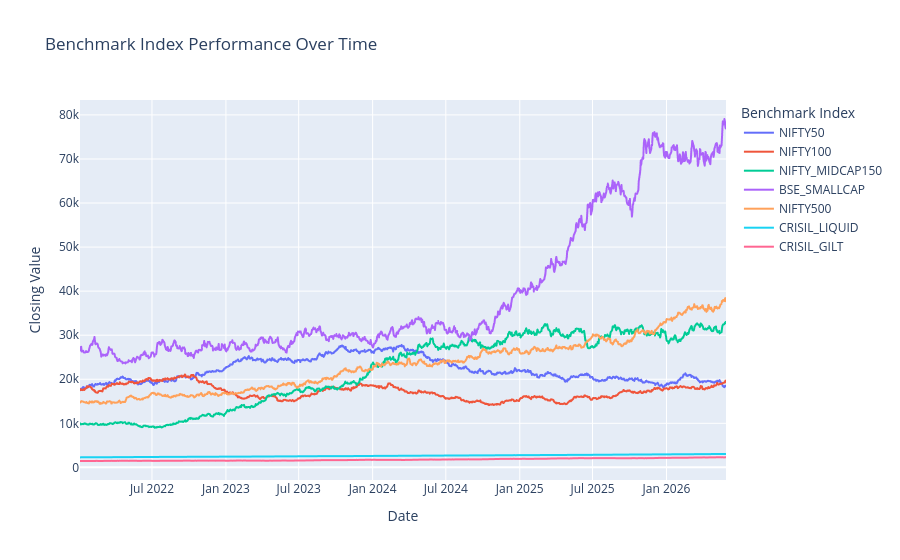

The code cell stored with this chart in its notebook:
### Code cell
# Convert date column to datetime
benchmark["date"] = pd.to_datetime(benchmark["date"])

# Create line chart
fig = px.line(
    benchmark,
    x="date",
    y="close_value",
    color="index_name",
    title="Benchmark Index Performance Over Time",
    labels={
        "date": "Date",
        "close_value": "Closing Value",
        "index_name": "Benchmark Index"
    }
)

fig.show()

### Figure 1 — Plotly figure (JSON) as saved in the notebook; plotly's stock layout.template omitted (floating-point values rounded to 4 significant figures; data arrays with more than 128 entries replaced by an {"elided": "..."} marker saying what was removed)
{"data": [{"hovertemplate": "Benchmark Index=NIFTY50<br>Date=%{x}<br>Closing Value=%{y}<extra></extra>", "legendgroup": "NIFTY50", "line": {"color": "#636efa", "dash": "solid"}, "marker": {"symbol": "circle"}, "mode": "lines", "name": "NIFTY50", "showlegend": true, "type": "scattergl", "x": {"elided": "1150 str values"}, "xaxis": "x", "y": {"elided": "1150 float values"}, "yaxis": "y"}, {"hovertemplate": "Benchmark Index=NIFTY100<br>Date=%{x}<br>Closing Value=%{y}<extra></extra>", "legendgroup": "NIFTY100", "line": {"color": "#EF553B", "dash": "solid"}, "marker": {"symbol": "circle"}, "mode": "lines", "name": "NIFTY100", "showlegend": true, "type": "scattergl", "x": {"elided": "1150 str values"}, "xaxis": "x", "y": {"elided": "1150 float values"}, "yaxis": "y"}, {"hovertemplate": "Benchmark Index=NIFTY_MIDCAP150<br>Date=%{x}<br>Closing Value=%{y}<extra></extra>", "legendgroup": "NIFTY_MIDCAP150", "line": {"color": "#00cc96", "dash": "solid"}, "marker": {"symbol": "circle"}, "mode": "lines", "name": "NIFTY_MIDCAP150", "showlegend": true, "type": "scattergl", "x": {"elided": "1150 str values"}, "xaxis": "x", "y": {"elided": "1150 float values"}, "yaxis": "y"}, {"hovertemplate": "Benchmark Index=BSE_SMALLCAP<br>Date=%{x}<br>Closing Value=%{y}<extra></extra>", "legendgroup": "BSE_SMALLCAP", "line": {"color": "#ab63fa", "dash": "solid"}, "marker": {"symbol": "circle"}, "mode": "lines", "name": "BSE_SMALLCAP", "showlegend": true, "type": "scattergl", "x": {"elided": "1150 str values"}, "xaxis": "x", "y": {"elided": "1150 float values"}, "yaxis": "y"}, {"hovertemplate": "Benchmark Index=NIFTY500<br>Date=%{x}<br>Closing Value=%{y}<extra></extra>", "legendgroup": "NIFTY500", "line": {"color": "#FFA15A", "dash": "solid"}, "marker": {"symbol": "circle"}, "mode": "lines", "name": "NIFTY500", "showlegend": true, "type": "scattergl", "x": {"elided": "1150 str values"}, "xaxis": "x", "y": {"elided": "1150 float values"}, "yaxis": "y"}, {"hovertemplate": "Benchmark Index=CRISIL_LIQUID<br>Date=%{x}<br>Closing Value=%{y}<extra></extra>", "legendgroup": "CRISIL_LIQUID", "line": {"color": "#19d3f3", "dash": "solid"}, "marker": {"symbol": "circle"}, "mode": "lines", "name": "CRISIL_LIQUID", "showlegend": true, "type": "scattergl", "x": {"elided": "1150 str values"}, "xaxis": "x", "y": {"elided": "1150 float values"}, "yaxis": "y"}, {"hovertemplate": "Benchmark Index=CRISIL_GILT<br>Date=%{x}<br>Closing Value=%{y}<extra></extra>", "legendgroup": "CRISIL_GILT", "line": {"color": "#FF6692", "dash": "solid"}, "marker": {"symbol": "circle"}, "mode": "lines", "name": "CRISIL_GILT", "showlegend": true, "type": "scattergl", "x": {"elided": "1150 str values"}, "xaxis": "x", "y": {"elided": "1150 float values"}, "yaxis": "y"}], "layout": {"legend": {"title": {"text": "Benchmark Index"}, "tracegroupgap": 0}, "title": {"text": "Benchmark Index Performance Over Time"}, "xaxis": {"anchor": "y", "domain": [0, 1], "title": {"text": "Date"}}, "yaxis": {"anchor": "x", "domain": [0, 1], "title": {"text": "Closing Value"}}}}
